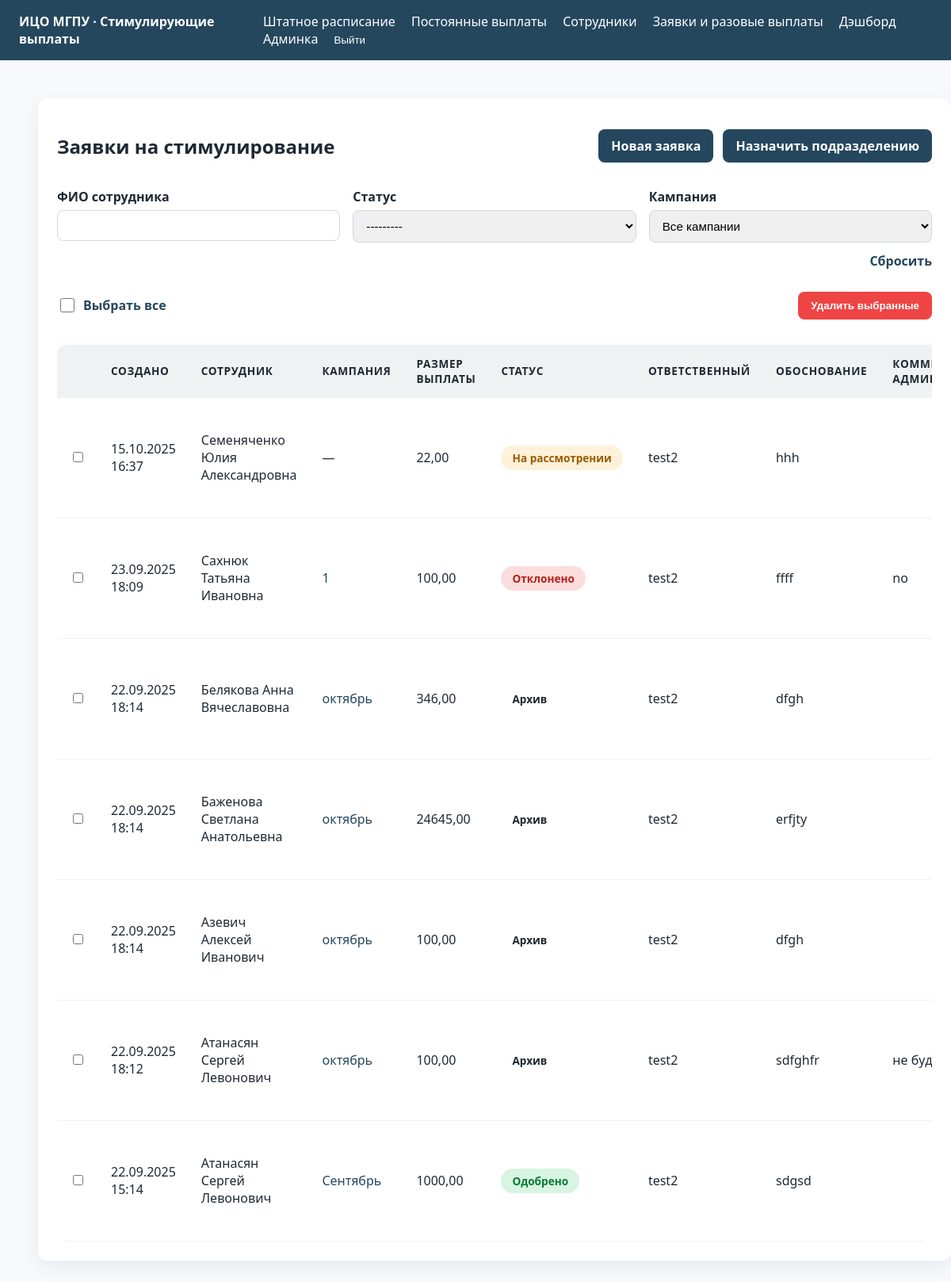
Screenshot of /requests/ (signed in) with the database file from the repository.
### stimuli/models.py (models this page shows, shortened)
class StimulusRequest(models.Model):
    class Status(models.TextChoices):
        PENDING = 'pending', _('На рассмотрении')
        APPROVED = 'approved', _('Одобрено')
        REJECTED = 'rejected', _('Отклонено')
        ARCHIVED = 'archived', _('Архив')
    employee = models.ForeignKey(Employee, on_delete=models.CASCADE, related_name='requests', verbose_name='Сотрудник')
    requested_by = models.ForeignKey(
        settings.AUTH_USER_MODEL,
        on_delete=models.CASCADE,
        related_name='stimulus_requests',
        verbose_name='Ответственный'
    )
    campaign = models.ForeignKey(
        'one_time_payments.RequestCampaign',
        on_delete=models.SET_NULL,
        related_name='stimulus_requests',
        verbose_name='Кампания',
        blank=True,
        null=True,
    )
    amount = models.DecimalField('Размер выплаты', max_digits=12, decimal_places=2)
    justification = models.TextField('Обоснование')
    status = models.CharField('Статус', max_length=16, choices=Status.choices, default=Status.PENDING)
    admin_comment = models.TextField('Комментарий администратора', blank=True)
    archived_at = models.DateTimeField('В архиве с', blank=True, null=True)
    created_at = models.DateTimeField('Создано', auto_now_add=True)
    updated_at = models.DateTimeField('Обновлено', auto_now=True)
    objects = StimulusRequestQuerySet.as_manager()
    class Meta:
        ordering = ['-created_at']
        permissions = [
            ('view_all_requests', 'Может видеть все заявки'),
            ('edit_pending_requests', 'Может редактировать заявки на рассмотрении'),
        ]
        verbose_name = 'Заявка на стимулирование'
        verbose_name_plural = 'Заявки на стимулирование'

class Employee(models.Model):
    class Category(models.TextChoices):
        AUP = 'АУП', _('Административно-управленческий персонал')
        PPS = 'ППС', _('Профессорско-преподавательский состав')
        OTHER = 'Другое', _('Другое')
    full_name = models.CharField('ФИО', max_length=255)
    division = models.ForeignKey('staffing.Division', on_delete=models.PROTECT, related_name='employees', verbose_name='Подразделение')
    position = models.ForeignKey('staffing.Position', on_delete=models.PROTECT, related_name='employees', verbose_name='Должность')
    category = models.CharField('Категория', max_length=32, choices=Category.choices)
    rate = models.DecimalField('Ставка', max_digits=6, decimal_places=3, default=1)
    allowance_amount = models.DecimalField('Надбавка', max_digits=12, decimal_places=2, default=0)
    allowance_reason = models.CharField('Основание надбавки', max_length=255, blank=True)
    allowance_until = models.DateField('Срок надбавки', blank=True, null=True)
    payment = models.DecimalField('Выплата', max_digits=12, decimal_places=2, default=0)
    justification = models.TextField('Обоснование', blank=True)
    created_at = models.DateTimeField('Создано', auto_now_add=True)
    updated_at = models.DateTimeField('Обновлено', auto_now=True)
    class Meta:
        ordering = ['full_name']
        verbose_name = 'Сотрудник'
        verbose_name_plural = 'Сотрудники'

### one_time_payments/models.py (models this page shows, shortened)
class RequestCampaign(models.Model):
    class Status(models.TextChoices):
        DRAFT = 'draft', 'Черновик'
        OPEN = 'open', 'Открыта'
        CLOSED = 'closed', 'Закрыта'
        ARCHIVED = 'archived', 'В архиве'
    name = models.CharField('Название кампании', max_length=255)
    description = models.TextField('Описание', blank=True)
    status = models.CharField('Статус', max_length=16, choices=Status.choices, default=Status.DRAFT)
    opens_at = models.DateField('Дата открытия')
    deadline = models.DateField('Дедлайн', blank=True, null=True)
    auto_close_day = models.PositiveSmallIntegerField(
        'Дата автозакрытия',
        default=15,
        help_text='Если дедлайн не указан, кампания автоматически закрывается в указанный день месяца.'
    )
    auto_close_enabled = models.BooleanField('Автоматическое закрытие', default=True)
    closed_at = models.DateTimeField('Закрыта', blank=True, null=True)
    archived_at = models.DateTimeField('В архиве с', blank=True, null=True)
    created_at = models.DateTimeField('Создано', auto_now_add=True)
    updated_at = models.DateTimeField('Обновлено', auto_now=True)
    objects = RequestCampaignQuerySet.as_manager()
    class Meta:
        ordering = ['-opens_at', 'name']
        verbose_name = 'Кампания заявок'
        verbose_name_plural = 'Кампании заявок'
    def __str__(self) -> str:
        return self.name
    def open(self) -> None:
        if self.status != self.Status.DRAFT:
            raise ValidationError('Открыть можно только кампания из черновика.')
        self.status = self.Status.OPEN
        self.save(update_fields=['status'])

### stimuli/views.py (the view, shortened to what this page needs)
# urls.py: path('requests/', views.StimulusRequestListView.as_view(), name='request-list'),
class StimulusRequestListView(LoginRequiredMixin, generic.ListView):
    model = StimulusRequest
    template_name = 'stimuli/request_list.html'
    context_object_name = 'requests'
    paginate_by = 25
    def get_queryset(self):
        qs = StimulusRequest.objects.select_related('employee', 'requested_by', 'campaign')
        user = self.request.user
        if can_view_all_requests(user):
            base_qs = qs
        elif is_department_manager(user):
            user_division = get_user_division(user)
            if user_division:
                base_qs = qs.filter(employee__division=user_division)
            else:
                base_qs = qs.none()
        elif is_employee(user):
            base_qs = qs.filter(requested_by=user)
        else:
            base_qs = qs.none()
        self.filterset = StimulusRequestFilter(self.request.GET or None, queryset=base_qs)
        filtered_qs = self.filterset.qs
        if can_view_all_requests(user):
            return filtered_qs.annotate(
                can_edit=Value(True, output_field=BooleanField()),
                can_delete=Value(True, output_field=BooleanField()),
            )
    def get_context_data(self, **kwargs):
        context = super().get_context_data(**kwargs)
        context['filter'] = self.filterset
        user = self.request.user
        can_bulk_delete = (
            can_view_all_requests(user) or
            (is_department_manager(user) and get_user_division(user)) or
            (is_employee(user) and user.has_perm('stimuli.edit_pending_requests'))
        )
        show_manage = (
            can_view_all_requests(user) or
            (is_department_manager(user) and get_user_division(user)) or
            (is_employee(user) and user.has_perm('stimuli.edit_pending_requests'))
        )
        context['can_bulk_delete'] = can_bulk_delete
        context['show_manage_column'] = show_manage
        context['is_department_manager'] = is_department_manager(user)
        context['is_employee'] = is_employee(user)
        context['user_division'] = get_user_division(user)
        base_columns = 8
        if can_bulk_delete:
            base_columns += 1
        if show_manage:
            base_columns += 1
        context['table_colspan'] = base_columns
        return context

### stimuli/permissions.py (called while the page is built)
def is_department_manager(user):
    return user.groups.filter(name='Руководитель департамента').exists()

def is_employee(user):
    return user.groups.filter(name='Сотрудник').exists()

def get_user_division(user):
    try:
        return user.user_division.division
    except UserDivision.DoesNotExist:
        return None

def can_view_all_requests(user):
    return user.has_perm('stimuli.view_all_requests') or user.is_staff

### stimuli/templates/stimuli/request_list.html (shortened to what this page needs)
{% extends 'base.html' %}
{% block content %}
<div class="card content-card">
    <div style="display:flex; justify-content:space-between; align-items:center; margin-bottom:16px; gap:16px;">
        <h2>Заявки на стимулирование</h2>
        <div style="display:flex; gap:12px;">
            {% if perms.stimuli.add_stimulusrequest %}
                <a class="btn btn-primary" href="{% url 'request-create' %}">Новая заявка</a>
                <a class="btn btn-primary" href="{% url 'request-bulk-create' %}">Назначить подразделению</a>
            {% endif %}
        </div>
    </div>
    <div class="filter-wrapper">
    <form method="get" class="filter-form" data-autosubmit="true" data-autosubmit-delay="400">
        <div class="form-grid">
            {% for field in filter.form %}
                <div>
                    <label>{{ field.label }}</label>
                    {{ field }}
                </div>
            {% endfor %}
        </div>
        <div class="filter-actions">
            <a href="{% url 'request-list' %}" class="btn btn-text">Сбросить</a>
        </div>
    </form>
    </div>
    {% if can_bulk_delete %}
        <form id="bulk-delete-form" method="post" action="{% url 'request-bulk-delete' %}">
            <div class="bulk-actions">
                <label class="bulk-select">
                    <input type="checkbox" id="select-all-requests">
                    <span>Выбрать все</span>
                </label>
                <button type="submit" class="btn btn-danger" id="bulk-delete-btn" disabled onclick="return confirm('Удалить выбранные заявки?')">Удалить выбранные</button>
            </div>
        </form>
    {% endif %}
    <div class="table-wrapper">
        <table class="table">
            <thead>
                <tr>
                    {% if can_bulk_delete %}
                        <th style="width:40px;"></th>
                    {% endif %}
                    <th>Создано</th>
                    <th>Сотрудник</th>
                    <th>Кампания</th>
                    <th>Размер выплаты</th>
                    <th>Статус</th>
                    <th>Ответственный</th>
                    <th>Обоснование</th>
                    <th>Комментарий администратора</th>
                </tr>
            </thead>
            <tbody>
                {% for request in requests %}
                    <tr>
                        {% if can_bulk_delete %}
                            <td>
                                {% if request.can_delete %}
                                    <input type="checkbox" form="bulk-delete-form" name="selected_requests" value="{{ request.pk }}" class="request-checkbox">
                                {% endif %}
                            </td>
                        {% endif %}
                        <td>{{ request.created_at|date:'d.m.Y H:i' }}</td>
                        <td>{{ request.employee.full_name }}</td>
                        <td>{% if request.campaign %}<a href="{% url 'one_time_payments:campaign-detail' request.campaign_id %}">{{ request.campaign.name }}</a>{% else %}—{% endif %}</td>
                        <td>{{ request.amount }}</td>
                        <td><span class="status status-{{ request.status }}">{{ request.get_status_display }}</span></td>
                        <td>{{ request.requested_by.get_full_name|default:request.requested_by.username }}</td>
                        <td>{{ request.justification|linebreaksbr }}</td>
                        <td>{{ request.admin_comment|linebreaksbr }}</td>
                    </tr>
                {% empty %}
                    <tr>
                        <td colspan="{{ table_colspan }}">Заявок нет.</td>
                    </tr>
                {% endfor %}
            </tbody>
        </table>
    </div>
</div>
{% endblock %}

### static/css/main.css (style rules this page uses)
:root { --primary: #25475e; --accent: #f0a500; --bg: #f7f9fc; }
body { font-family: 'Segoe UI', -apple-system, BlinkMacSystemFont, 'Roboto', sans-serif; font-size: 16px; color: #1f2933; background-color: var(--bg); margin: 0; }
a { color: var(--primary); text-decoration: none; }
.content-card .filter-wrapper { margin-bottom: 12px; }
.table-wrapper { overflow-x: auto; border-radius: 12px; margin-top: 16px; }
.table { width: 100%; border-collapse: collapse; background-color: #fff; border-radius: 12px; overflow: hidden; box-shadow: 0 8px 24px rgba(37, 71, 94, 0.08); margin-top: 16px; }
.table thead { background-color: rgba(37, 71, 94, 0.07); font-size: 0.85rem; text-transform: uppercase; letter-spacing: 0.05em; }
.table th, .table td { padding: 14px 16px; border-bottom: 1px solid #edf2f5; text-align: left; }
.btn { display: inline-flex; align-items: center; gap: 6px; padding: 10px 16px; border-radius: 8px; border: none; cursor: pointer; font-weight: 600; transition: all 0.2s ease; }
.btn-primary { background-color: var(--primary); color: #fff; }
.btn-danger { background-color: #ef4444; color: #fff; }
.btn-text { background: transparent; color: var(--primary); padding: 0; }
.card { background-color: #fff; border-radius: 12px; box-shadow: 0 8px 24px rgba(37, 71, 94, 0.08); padding: 24px; margin-bottom: 24px; }
.content-card { width: 100%; }
.form-grid { display: grid; grid-template-columns: repeat(auto-fit, minmax(240px, 1fr)); gap: 16px; }
.filter-form { margin-bottom: 16px; }
.filter-wrapper { overflow-x: auto; }
.filter-actions { display: flex; justify-content: flex-end; gap: 12px; margin-top: 12px; }
.bulk-actions { display: flex; justify-content: space-between; align-items: center; margin-bottom: 12px; gap: 16px; }
.bulk-select { display: inline-flex; align-items: center; gap: 8px; font-weight: 600; color: #25475e; }
.bulk-select input[type='checkbox'] { width: 18px; height: 18px; }
.form-grid label { display: block; font-weight: 600; margin-bottom: 6px; }
.form-grid input, .form-grid select, .form-grid textarea { width: 100%; padding: 10px 12px; border-radius: 8px; border: 1px solid #d1d9e0; font-size: 0.95rem; box-sizing: border-box; }
.status { display: inline-flex; align-items: center; padding: 6px 14px; border-radius: 999px; font-weight: 600; font-size: 0.85rem; white-space: nowrap; }
.status-pending { background: rgba(240, 165, 0, 0.15); color: #9c5b00; }
.status-approved { background: rgba(34, 197, 94, 0.18); color: #0c7a31; }
.status-rejected { background: rgba(239, 68, 68, 0.18); color: #b4231a; }

### rows the page displays
StimulusRequest: created_at "15.10.2025 16:37", employee.full_name "Семеняченко Юлия Александровна", amount "22,00", status "На рассмотрении", requested_by.get_full_name "test2", justification "hhh"
StimulusRequest: created_at "23.09.2025 18:09", employee.full_name "Сахнюк Татьяна Ивановна", campaign.name "1", amount "100,00", status "Отклонено", requested_by.get_full_name "test2", justification "ffff", admin_comment "no"
StimulusRequest: created_at "22.09.2025 18:14", employee.full_name "Белякова Анна Вячеславовна", campaign.name "октябрь", amount "346,00", status "Архив", requested_by.get_full_name "test2", justification "dfgh"
StimulusRequest: created_at "22.09.2025 18:14", employee.full_name "Баженова Светлана Анатольевна", campaign.name "октябрь", amount "24645,00", status "Архив", requested_by.get_full_name "test2", justification "erfjty"
StimulusRequest: created_at "22.09.2025 18:14", employee.full_name "Азевич Алексей Иванович", campaign.name "октябрь", amount "100,00", status "Архив", requested_by.get_full_name "test2", justification "dfgh"
StimulusRequest: created_at "22.09.2025 18:12", employee.full_name "Атанасян Сергей Левонович", campaign.name "октябрь", amount "100,00", status "Архив", requested_by.get_full_name "test2", justification "sdfghfr", admin_comment "не…"
StimulusRequest: created_at "22.09.2025 15:14", employee.full_name "Атанасян Сергей Левонович", campaign.name "Сентябрь", amount "1000,00", status "Одобрено", requested_by.get_full_name "test2", justification "sdgsd"

### other values shown
{{ field.label }} "ФИО сотрудника" "Статус" "Кампания"
